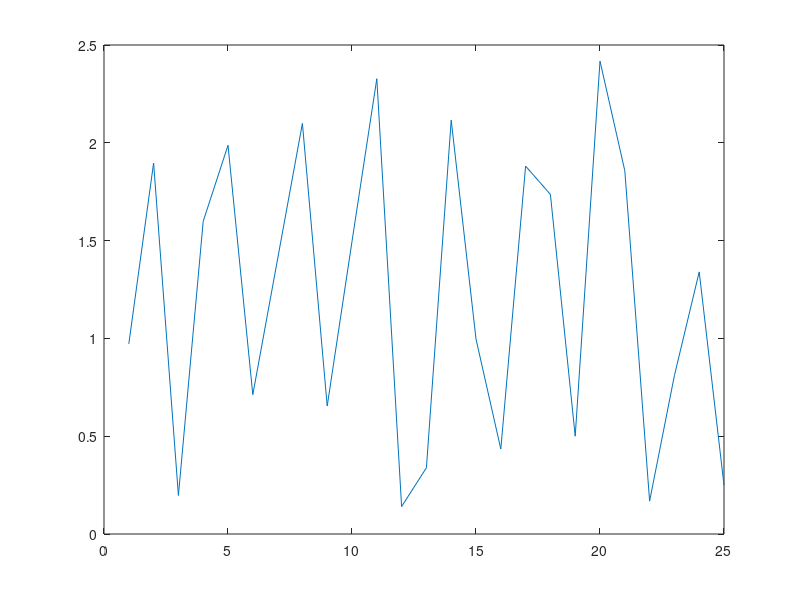

Reproduce this figure in MATLAB.
t = 1:25;
y = [ 5.0291 6.5099 5.3666 4.1272 4.2948
6.1261 12.5140 10.0502 9.1614 7.5677
7.2920 10.0357 11.0708 13.4045 12.8415
11.9666 11.0765 11.7774 14.5701 17.0440
17.0398 15.9069 15.4850 15.5112 17.6572];
y = y';
y = y(:);

%% Discard element
t(7) = [];
y(7) = [];

plot(t, y, 'color', 'blue'); hold on;

A = ones(numel(t), 2);
A(:, 1) = t;
b = A\y;

pt = b(2)+b(1).*t;
plot(t, pt, 'color', 'red');
hold off;

pause
r = abs(pt' - y);
plot(t, r);